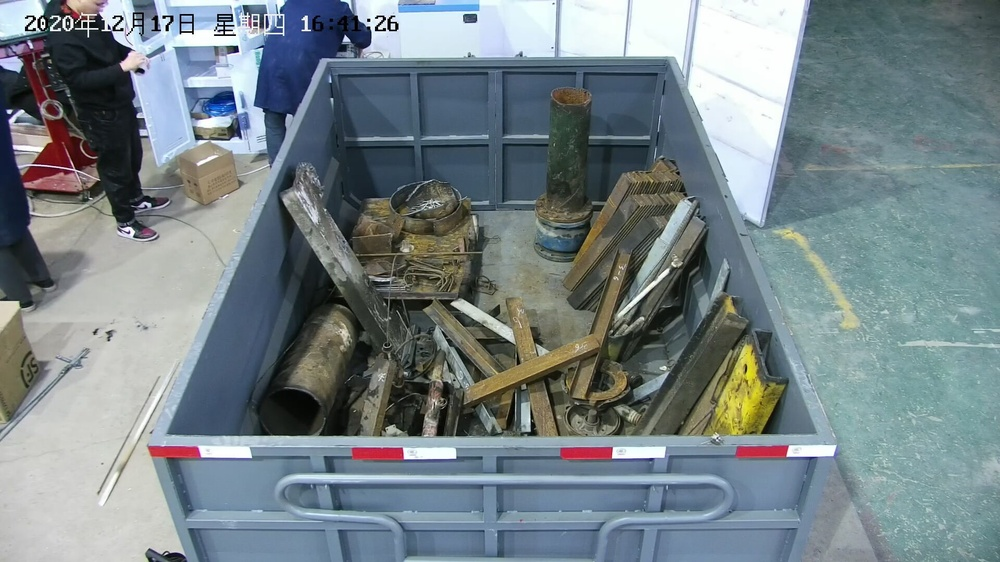
#> input picture image/yes_2.jpg, 1000 x 562 px, shrunk from 1920 x 1080 before the run
$ python detect1.py
#> lines starting #> are read from the running program, lines starting #| are printed output that depends on the picture; after the words box and inside, x2 and y2 are one past the last pixel; in counts of white or black regions, pixels touching at a corner belong together
import cv2

import numpy as np
def find_rectangle(contour):
    '''
    寻找矩形轮廓
    return：
        列表，包含四个值，x和y的最值坐标
    '''
    y,x=[],[]

    for p in contour:
        y.append(p[0][0])
        x.append(p[0][1])

    return [min(y),min(x),max(y),max(x)]

def locate_license(img):
    '''
    定位图中最大的矩形
    return：
        [[矩形坐标]，矩形框面积，长度比，矩，[轮廓面积,索引]]
    '''
    contours,hier = cv2.findContours(img,cv2.RETR_EXTERNAL,cv2.CHAIN_APPROX_SIMPLE)

    # 找出最大的区域
    maxarea = 0
    area = []
    block = []
    for index,c in enumerate(contours):
        # 找出轮廓的左上点和右下点，由此计算它的面积和长度比
        area = []
        r = find_rectangle(c)
        s = (r[2]-r[0])*(r[3]-r[1])   # 矩形框的面积
        l = (r[2]-r[0])*(r[3]-r[1])   # 长度比
        p = cv2.arcLength(c,False)  # 轮廓周长
        M = cv2.moments(c)          # 矩
        cs = cv2.contourArea(c)   # 轮廓面积
        if cs > maxarea:
            # 计算最大的轮廓面积
            maxarea = cs
            max_index = index
        area.append(cs)
        area.append(index)
        block.append([r,s,l,M,p,area,c])
    # max_index=block[]
    # 选出指定的参数获得区域
    block = sorted(block,key=lambda b: b[1])[-1:]
    return block

#导入图片

img = cv2.imread("image/yes_2.jpg")
#> img is the input picture: shape (562, 1000, 3); mean B, G, R 135.9, 131.4, 118.8

#显示图片
gs_img = cv2.GaussianBlur(img, (5,5), 0, 0, cv2.BORDER_DEFAULT)
cv2.imshow("orgin",gs_img)

#定义一个卷积核的尺寸

kernel = np.ones((3,3))

img1=cv2.dilate(gs_img,kernel,iterations=10)
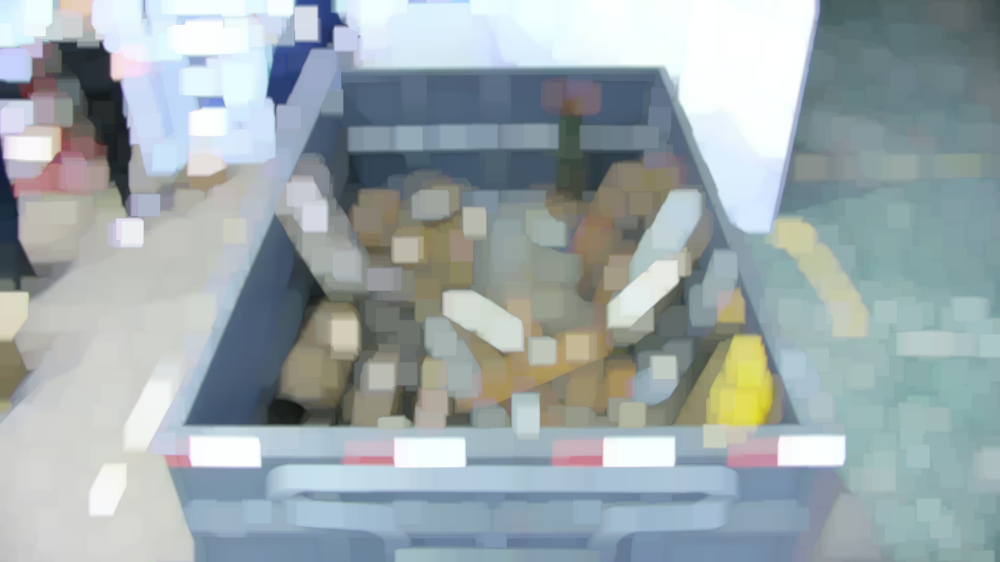
#> img1: shape (562, 1000, 3); mean B, G, R 171.9, 168.9, 157.1
img1 = cv2.erode(img1, kernel, iterations=17)
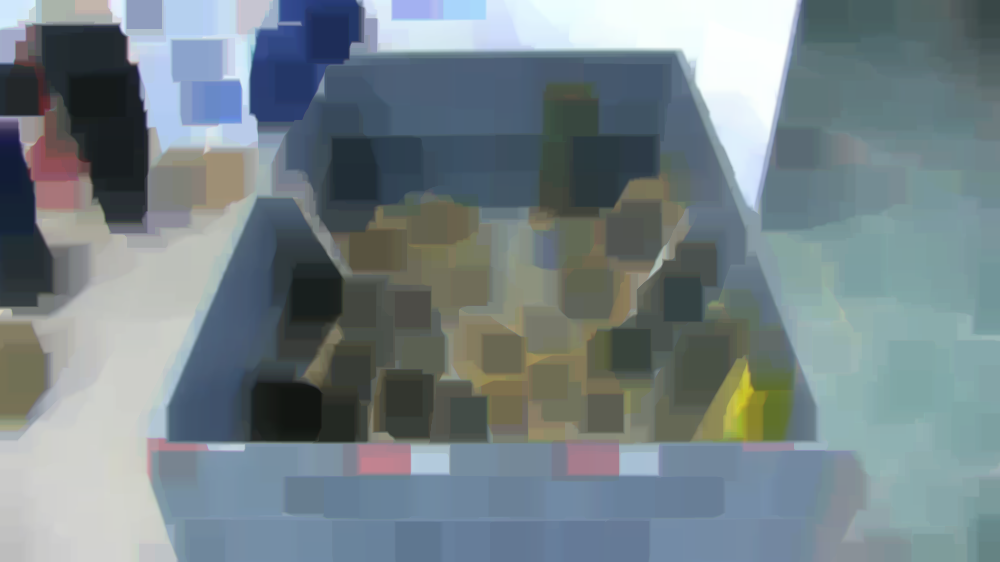
#> img1: shape (562, 1000, 3); mean B, G, R 135.6, 130.5, 117.2

# 转成灰度图然后再变成2值图像
#ret, thresh = cv2.threshold(cv2.cvtColor(img1, cv2.COLOR_BGR2GRAY), 10, 255, cv2.THRESH_BINARY)

#找出图片的轮廓
canny=cv2.Canny(img1,50,120)
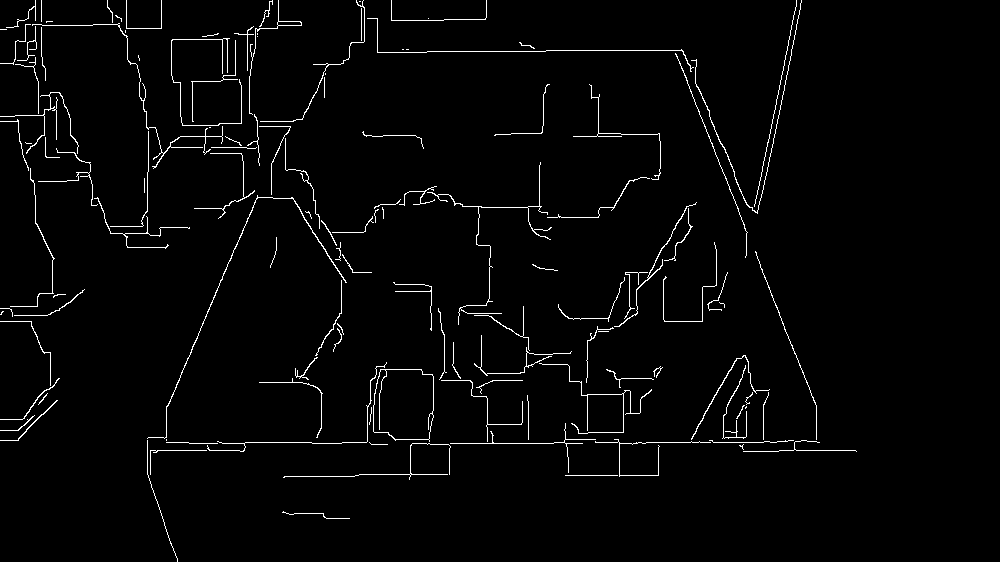
#> canny: shape (562, 1000); 2.3% white in thin lines or dots, all inside (x1, y1, x2, y2) = (0, 0, 857, 562)
rect=locate_license(canny)
#> in locate_license, `contours,hier = cv2.findContours(img,cv2.RETR_EXTERNAL,cv2.CHAIN_APPRO..`: contours = 126 contours, 107 with area under 20; largest, box (x1, y1, x2, y2) and area: (373, 369, 434, 442) 3846, (147, 195, 347, 439) 108, (249, 0, 302, 115) 101, (614, 202, 697, 327) 70, (691, 355, 770, 440) 55
#> the loop in locate_license, `for index,c in enumerate(contours):` made 126 passes
#> (r, s, l, p, cs, maxarea) on passes 18, 28: ([0, 400, 57, 440], 2280, 2280, 148.5, 38, 38), ([373, 369, 433, 441], 4320, 4320, 212.6, 3846, 3846)
#> (r, s, l, p, cs) on passes 2, 3, 4, 7, 8, 9: ([565, 475, 617, 475], 0, 0, 52, 0), ([150, 450, 206, 474], 1344, 1344, 162.9, 2.5), ([739, 444, 743, 449], 20, 20, 15.9, 2), ([166, 442, 217, 443], 51, 51, 80.83, 0), ([743, 440, 856, 451], 1243, 1243, 291, 0.5), ([709, 440, 793, 442], 168, 168, 171.4, 1.5)
#> after the loop in locate_license, `for index,c in enumerate(contours):`: block = 126 items; max_index = 27; maxarea = 3846
#> in locate_license, `block = sorted(block,key=lambda b: b[1])[-1:]`: block = 1 item
#> rect = 1 item


cv2.rectangle(canny,(rect[0][0][0],rect[0][0][1]),(rect[0][0][2],rect[0][0][3]),(0,255,0),2)


cv2.imshow('canny',canny)
x,y,w,h = cv2.boundingRect(rect[0][6])
#> x = 147; y = 195; w = 200; h = 244
# 图像切割
# 第一个参数是高度，第二个参数是宽度

cv2.rectangle(img,(x,y),(x+w,y+h),(255,0,0),2)
cv2.imshow('rect',img)
#等待按键退出

cv2.waitKey()

cv2.destroyAllWindows()

$ run again, with image/yes.jpg copied over image/yes_2.jpg
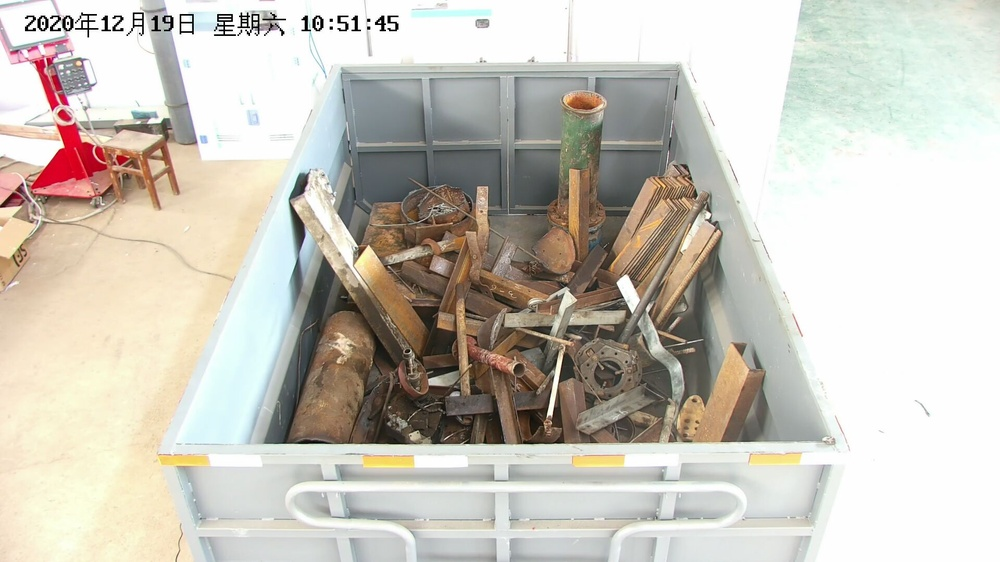
#> input picture image/yes.jpg, 1000 x 562 px, shrunk from 1920 x 1080 before the run
#> img is the input picture: shape (562, 1000, 3); mean B, G, R 187.8, 197.6, 202.2
#> `canny=cv2.Canny(img1,50,120)`:
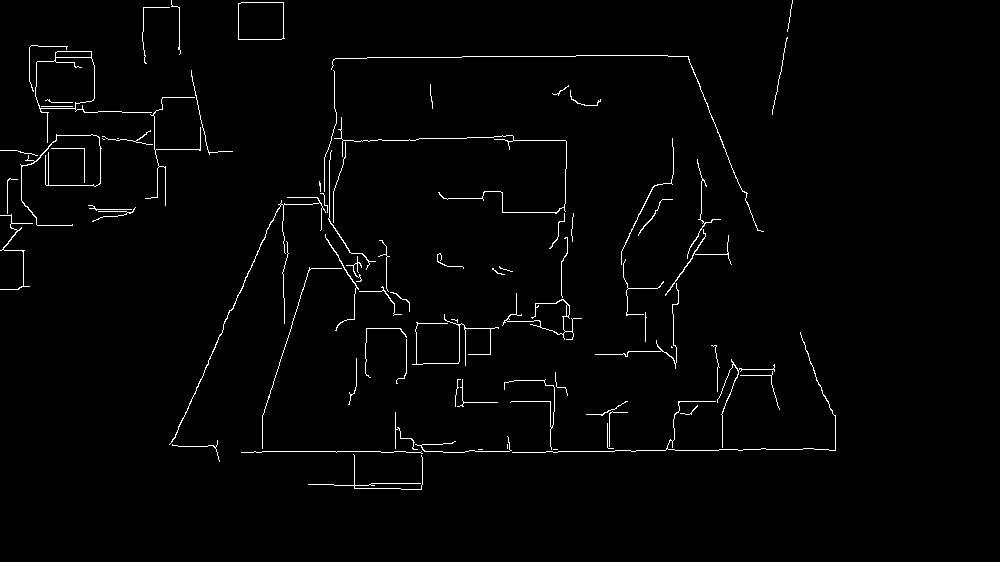
#> canny: shape (562, 1000); 1.6% white in thin lines or dots, all inside (x1, y1, x2, y2) = (0, 0, 836, 490)
#> contours = 77 contours, 62 with area under 20; largest, box (x1, y1, x2, y2) and area: (35, 51, 152, 143) 2964, (238, 2, 285, 40) 1662, (169, 197, 326, 445) 76, (502, 293, 582, 340) 66, (20, 134, 102, 226) 45
#> the loop in locate_license, `for index,c in enumerate(contours):` made 77 passes
#> (r, s, l, p, cs, maxarea) on passes 18, 23, 28, 49: ([717, 359, 774, 447], 5016, 5016, 378.2, 22.5, 22.5), ([512, 332, 835, 452], 38760, 38760, 1122.9, 25.5, 25.5), ([502, 293, 581, 339], 3634, 3634, 521.6, 65.5, 65.5), ([169, 197, 325, 444], 38532, 38532, 881, 76, 76)
#> after the loop in locate_license, `for index,c in enumerate(contours):`: block = 77 items; max_index = 70; maxarea = 2963.5
#> in locate_license, `block = sorted(block,key=lambda b: b[1])[-1:]`: block = 1 item
#> `cv2.rectangle(canny,(rect[0][0][0],rect[0][0][1]),(rect[0][0][2],rect[..`:
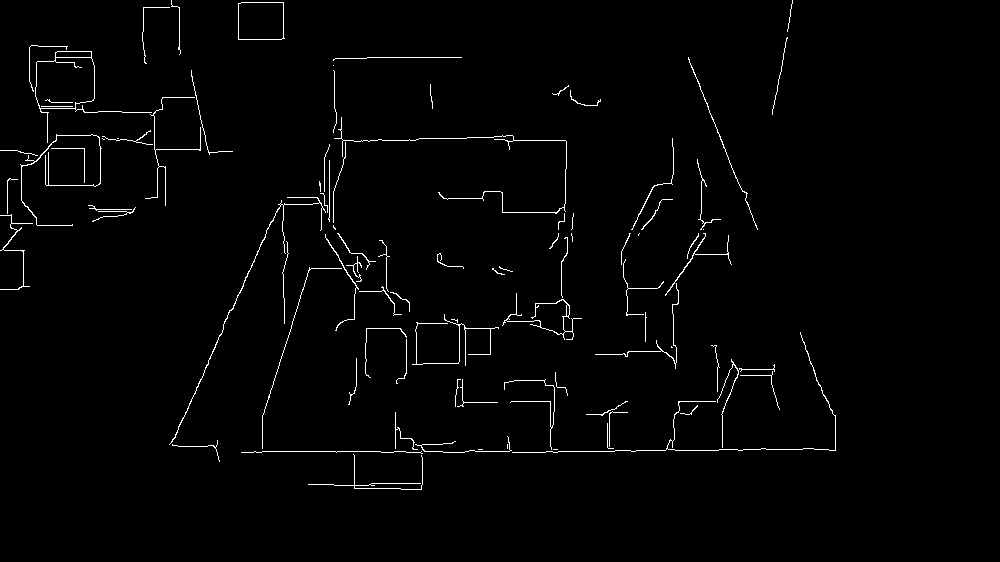
#> canny: shape (562, 1000); 1.6% white in thin lines or dots, all inside (x1, y1, x2, y2) = (0, 0, 836, 490)
#> x = 331; y = 55; w = 433; h = 177
